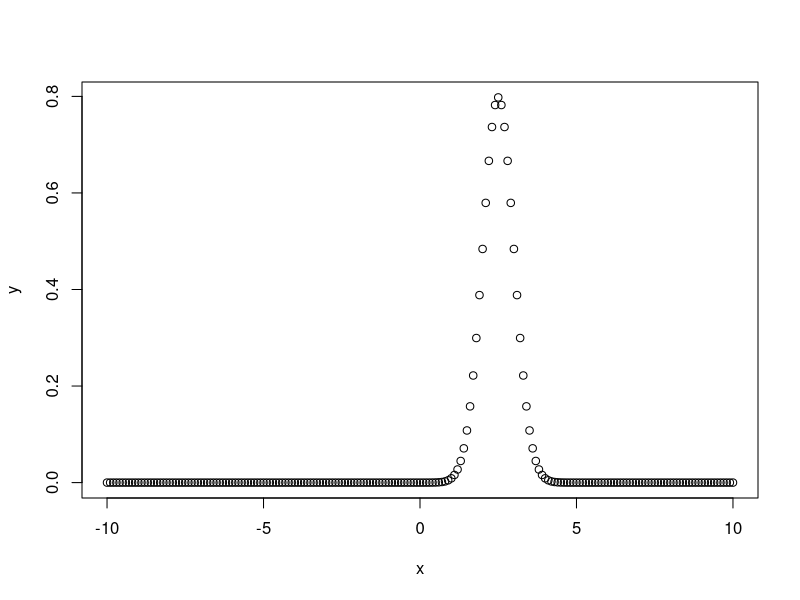

The R script that drew this image:
                        #DNORM#
# Create a sequence of numbers between -10 and 10 incrementing by 0.1.

x <- seq(-10, 10, by = .1)
# Choose the mean as 2.5 and standard deviation as 0.5.
y <- dnorm(x, mean = 2.5, sd = 0.5)

# Give the chart file a name.
png(file = "C:/Users/mamid/Downloads/dnorm.png")
plot(x,y)
# Save the file.

#dev.off()










# NOtes
#dev. off shuts down the specified (by default the current) device. 
#If the current device is shut down and any other devices are open, the next open device is made current. 
#It is an error to attempt to shut down device 1.

